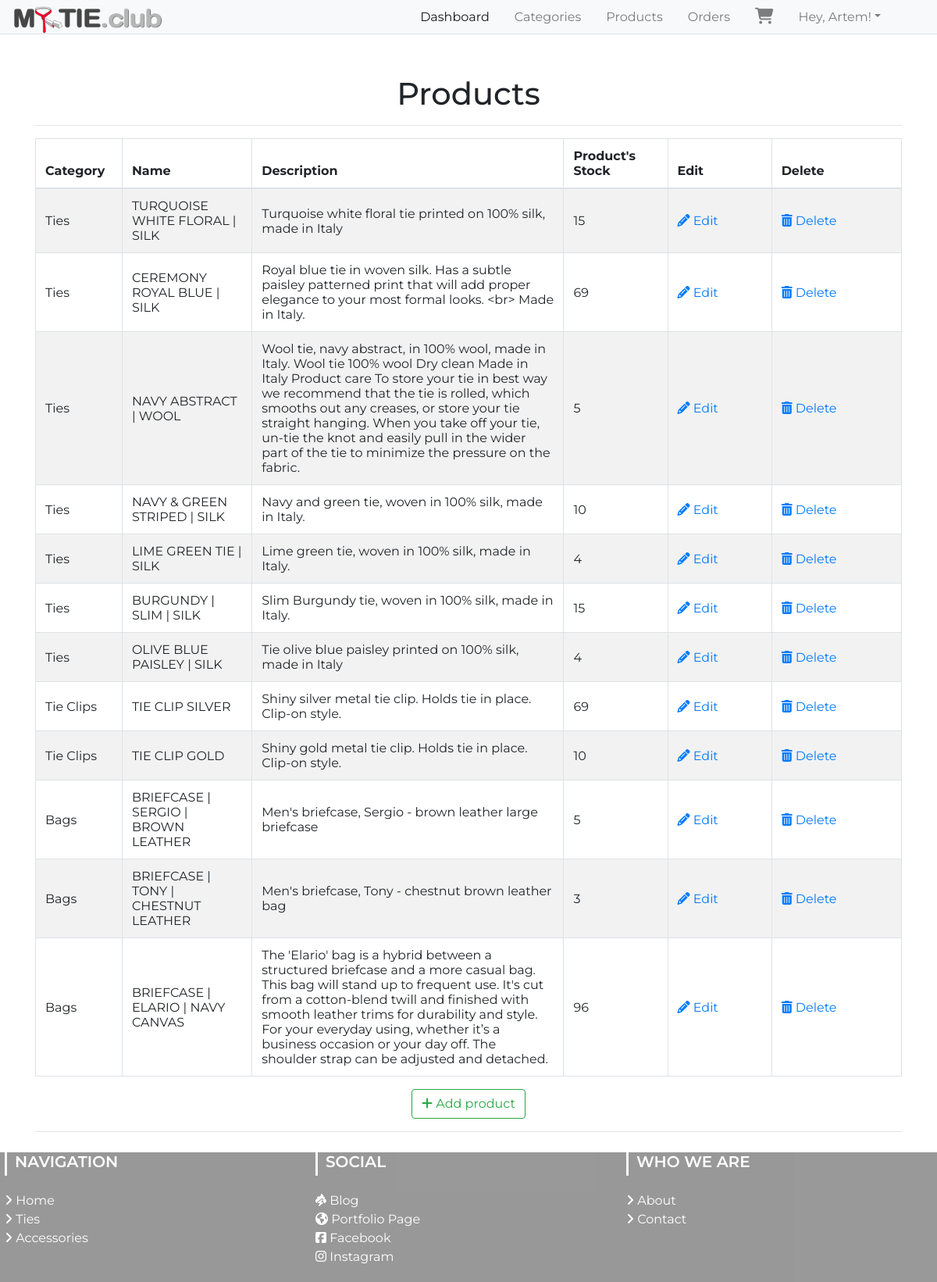
/admin/products/ (signed in), run on an earlier commit of the app's database.
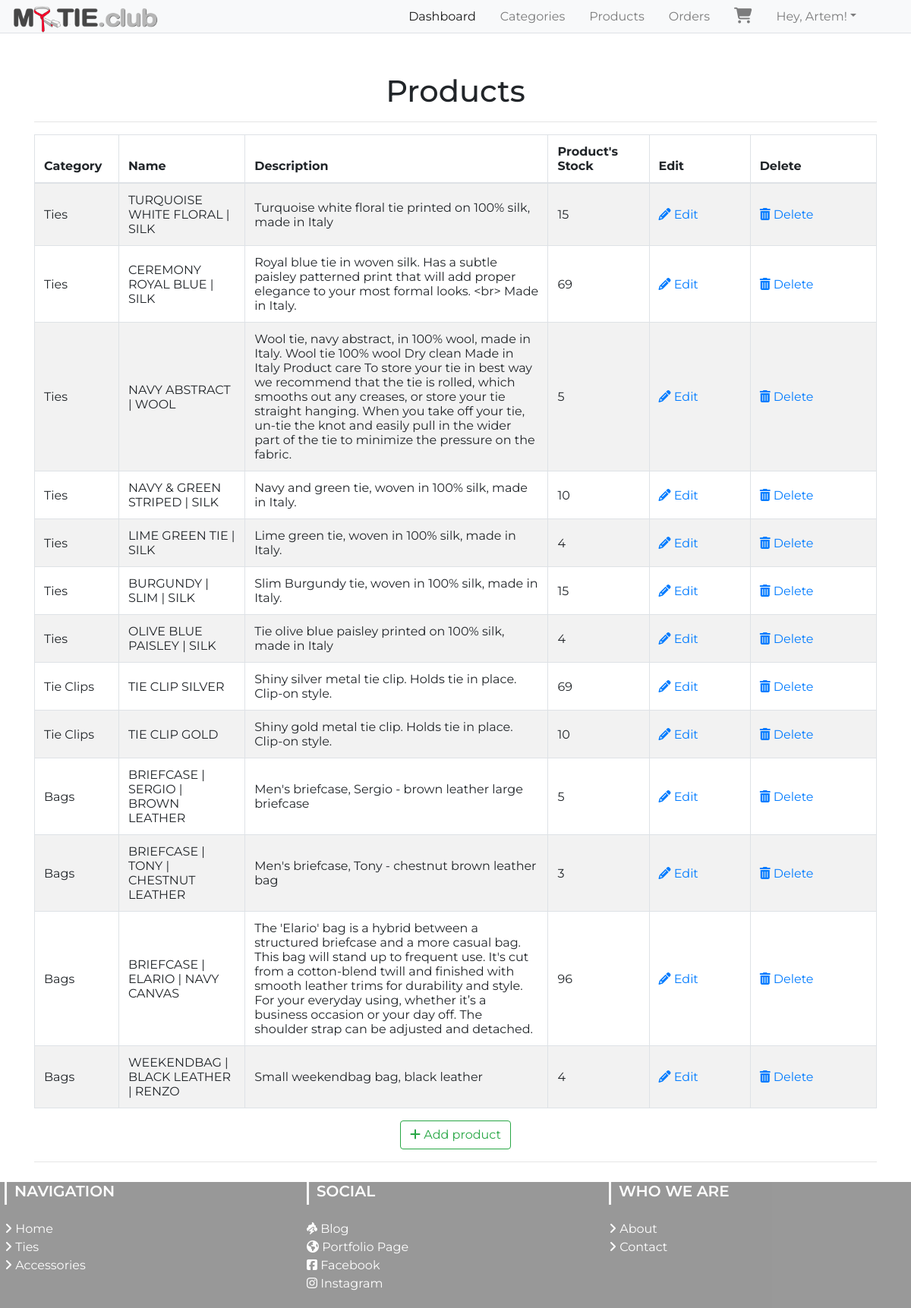
And on a later commit of the database.
### app/models.py (models this page shows, shortened)
class Products(db.Model):
	__tablename__ = 'product'
	id = db.Column(db.Integer, primary_key=True)
	product_name = db.Column(db.String(100), index=True)
	product_price = db.Column(db.Integer, index=True)
	product_image = db.Column(db.String(120),index=True)
	product_description = db.Column(db.String(200), index=True)
	product_stock = db.Column(db.Integer, index = True)
	product_size = db.Column(db.String(5), index = True)
	categories_id = db.Column(db.Integer, db.ForeignKey('categories.id'))
	order = db.relationship('Order', secondary=association_table, backref='my_orders', lazy='dynamic')

class Categories(db.Model):
	id = db.Column(db.Integer, primary_key=True)
	category_name  = db.Column(db.String(20), index = True)
	category_image = db.Column(db.String(120),index=True)
	product = db.relationship('Products', backref='products_categories')

### app/admin/routes.py (the view)
@admin.route('/products/')
@login_required
def list_products():
	check_admin()
	'''
	list all products
	'''
	products = Products.query.all()
	return render_template('admin/products/products.html', title = 'Products', products = products)

### app/admin/routes.py (called while the page is built)
def check_admin():
	if not current_user.is_admin:
		abort(403)

### app/models.py (called while the page is built)
@login_manager.user_loader
def load_user(id):
    return User.query.get(int(id))

### app/templates/admin/products/products.html (shortened to what this page needs)
{% extends "layout.html" %}
{% block head %}
<head>
</head>
{%endblock head%}
{% block body %}
      <div class="inner">
        <br/>
        <br/>
        <h1 style="text-align:center;">Products</h1>
        {% if products %}
          <hr class="intro-divider">
            <table class="table table-striped table-bordered">
              <thead>
                <tr>
                  <th width="10%"> Category</th>
                  <th width="15%"> Name </th>
                  <th width="36%"> Description </th>
                  <th width="12%"> Product's Stock </th>
                  <th width="12%"> Edit </th>
                  <th width="15%"> Delete </th>
                </tr>
              </thead>
              <tbody>
              {% for product in products %}
                <tr>
                  <td>{{ product.products_categories.category_name }} </td>
                  <td> {{ product.product_name }} </td>
                  <td> {{ product.product_description }} </td>
                  <td>
                    {% if product %}
                      {{ product.product_stock }}
                    {% else %}
                      0
                    {% endif %}
                  </td>
                  <td>
                    <a href="{{ url_for('admin.edit_product', id=product.id) }}">
                      <i class="fa fa-pencil"></i> Edit
                    </a>
                  </td>
                  <td>
                    <a href="{{ url_for('admin.delete_product', id=product.id) }}">
                      <i class="fa fa-trash"></i> Delete
                    </a>
                  </td>
                </tr>
              {% endfor %}
              </tbody>
            </table>
          </div>
          <div style="text-align: center">
        {% else %}
          <div style="text-align: center">
            <h3> No Products have been added. </h3>
              <hr class="intro-divider">
        {% endif %}
              <a href="{{ url_for('admin.add_product') }}" class="btn btn-outline-success">
                <i class="fa fa-plus"></i>
                Add product
              </a>
            </div>
            <hr>
          </div>
{% endblock %}

What changed in the data, as far as the page shows it:
added Products: products_categories.category_name "Bags", product_name "WEEKENDBAG | BLACK LEATHER | RENZO", product_description "Small weekendbag bag, black leather", product_stock "4"
